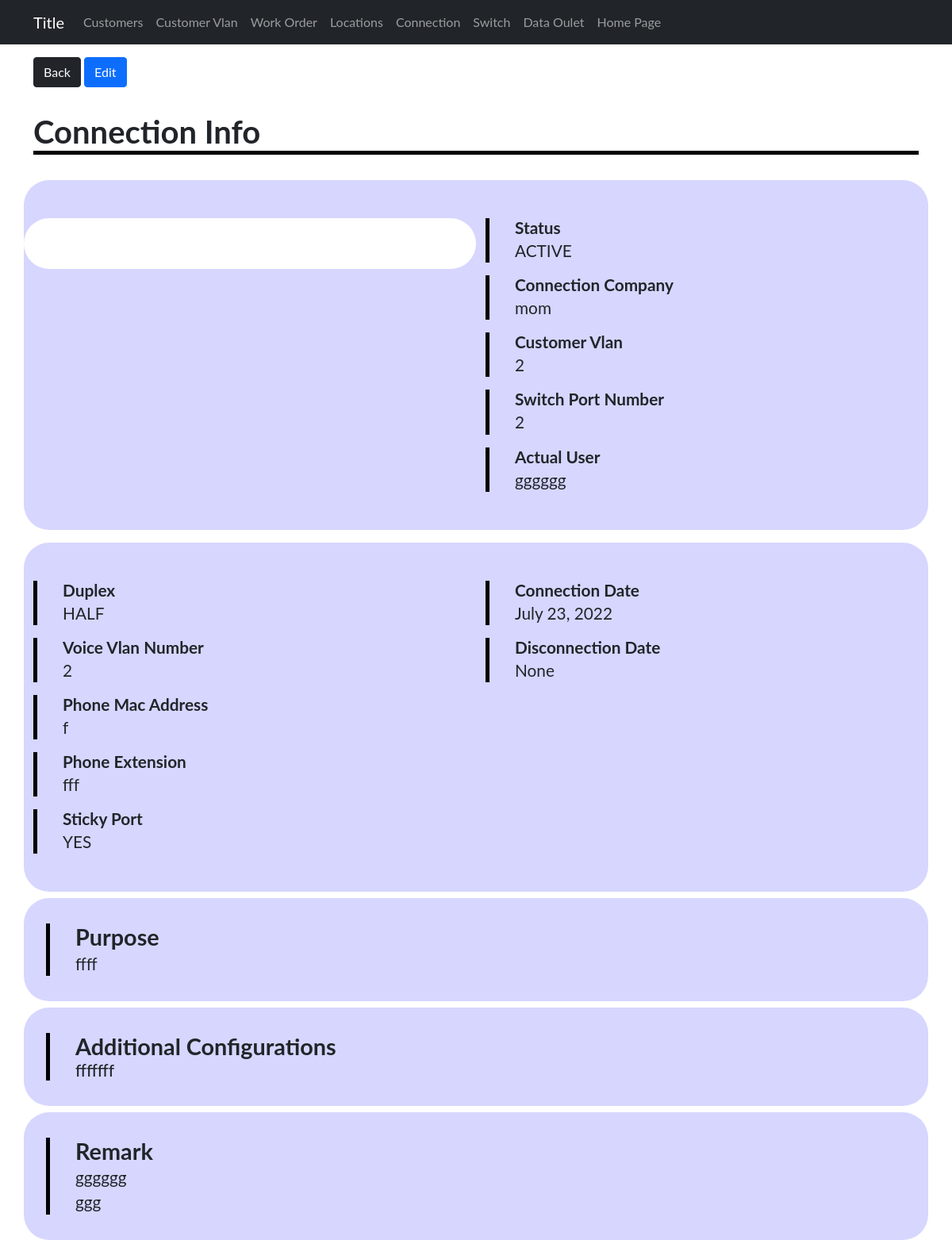
The app's page /devices/connection/1 with its own data.
### sitadevices/models.py (models this page shows, shortened)
class Connections(models.Model):
    company = models.ForeignKey(Customer, on_delete=models.CASCADE)
    customerVlan = models.ForeignKey(CustomerVlan, on_delete=models.CASCADE)
    data_outlet = models.ForeignKey(DataOutlet, on_delete=models.CASCADE,null=True, blank=True)
    switch_port_number = models.IntegerField(default=0)
    duplex = models.CharField(choices=duplex, max_length=200)
    voice_vlan_number = models.IntegerField(default=0)
    phone_mac_address = models.CharField(max_length=200)
    phone_extension = models.CharField(max_length=200)
    purpose = models.TextField()
    sticky_port = models.CharField(choices=yesno, max_length=200)
    additional_configuration = models.TextField()
    remark = models.TextField()
    actual_user = models.CharField(max_length=200)
    status = models.CharField(choices= status, max_length=200)
    connection_date = models.DateField(default=timezone.now)
    disconnection_date = models.DateField(default=timezone.now,null=True, blank=True)

class Customer(models.Model):
    company_name = models.CharField(max_length=255)
    contact_person = models.CharField(max_length=255)
    email = models.EmailField()
    phone = models.IntegerField()
    active = models.CharField(choices=yesno, max_length=200)
    submitted_date_time = models.DateTimeField(default=timezone.now)
    def __str__(self):
        return self.company_name

class CustomerVlan(models.Model):
    customor = models.ForeignKey(Customer, on_delete=models.CASCADE)
    vlan_number = models.IntegerField()
    usage = models.CharField(choices=usages, max_length=200)
    config_date = models.DateTimeField()
    vlan_description = models.TextField()
    ip_config = models.CharField(choices=ip, max_length=200)
    dhcp_ip_range = models.CharField(max_length=50)
    lan_ip_range = models.CharField(max_length=50)
    lan_subnet_mask = models.CharField(max_length=50)
    wan_public_ip = models.CharField(max_length=50)
    wan_subnet_mask = models.CharField(max_length=50)
    bandwidth = models.IntegerField()
    additional_config = models.TextField()
    remark = models.TextField()
    disconnection_date = models.DateField(null=True, blank=True)
    submitted_date_time = models.DateTimeField(default=timezone.now)
    def __str__(self):
        return str(self.vlan_number)

### sitadevices/views.py (the view)
# urls.py: path('connection/<int:connection_id>', ConnectionInd, name='connectionind'),
def ConnectionInd(request, connection_id):
    connection = Connections.objects.filter(id = connection_id)
    dic = {
        'connection': connection,
    }
    return render(request, 'admin/connection/indconnection.html', {'dic': dic})

### sitadevices/templates/admin/connection/indconnection.html (shortened to what this page needs)
{% extends 'admin/base1.html' %}
{% block content %}
{% for connection in dic.connection %}
<div class="container">
    <a href="{%url 'device:connectionlist' %}"><button type="button" class="btn btn-dark mt-3">Back</button></a>
    <a href="{%url 'device:connectionupd' connection.id%}"><button type="button" class="btn btn-primary mt-3">Edit</button></a>
    <h1 class="title top">Connection Info</h1>
    <div class="line-top"></div>
    <div class="row">
        <div class="col-md-6">
            <div class="row i">
            </div>
        </div>
        <div class="col-md-6">
            <div class="text-area">
                <div class="line"></div>
                <div class="space-between">
                    <h3 class="title">Status</h3>
                    <p class="text">{{connection.status}}</p>
                </div>
            </div>
            <div class="text-area">
                <div class="line"></div>
                <div class="space-between">
                    <h3 class="title">Connection Company</h3>
                    <p class="text">{{connection.company}}</p>
                </div>
            </div>
            <div class="text-area">
                <div class="line"></div>
                <div class="space-between">
                    <h3 class="title">Customer Vlan</h3>
                    <p class="text">{{connection.customerVlan}}</p>
                </div>
            </div>
            <div class="text-area">
                <div class="line"></div>
                <div class="space-between">
                    <h3 class="title">Switch Port Number</h3>
                    <p class="text">{{connection.switch_port_number}}</p>
                </div>
            </div>
            <div class="text-area">
                <div class="line"></div>
                <div class="space-between">
                    <h3 class="title">Actual User</h3>
                    <p class="text">{{connection.actual_user}}</p>
                </div>
            </div>
        </div>
    </div>
    <div class="row">
        <div class="col-sm-6">
            <div class="text-area">
                <div class="line"></div>
                <div class="space-between">
                    <h3 class="title">Duplex</h3>
                    <p class="text">{{connection.duplex}}</p>
                </div>
            </div>
            <div class="text-area">
                <div class="line"></div>
                <div class="space-between">
                    <h3 class="title">Voice Vlan Number</h3>
                    <p class="text">{{connection.voice_vlan_number}}</p>
                </div>
            </div>
            <div class="text-area">
                <div class="line"></div>
                <div class="space-between">
                    <h3 class="title">Phone Mac Address</h3>
                    <p class="text">{{connection.phone_mac_address}}</p>
                </div>
            </div>
            <div class="text-area">
                <div class="line"></div>
                <div class="space-between">
                    <h3 class="title">Phone Extension</h3>
                    <p class="text">{{connection.phone_extension}}</p>
                </div>
            </div>
            <div class="text-area">
                <div class="line"></div>
                <div class="space-between">
                    <h3 class="title">Sticky Port</h3>
                    <p class="text">{{connection.sticky_port}}</p>
                </div>
            </div>
        </div>
        <div class="col-sm-6">
            <div class="text-area">
                <div class="line"></div>
                <div class="space-between">
                    <h3 class="title">Connection Date</h3>
                    <p class="text">{{connection.connection_date}}</p>
                </div>
            </div>
            <div class="text-area">
                <div class="line"></div>
                <div class="space-between">
                    <h3 class="title">Disconnection Date</h3>
                    <p class="text">{{connection.disconnection_date}}</p>
                </div>
            </div>
        </div>
    </div>
    <div class="row textfield">
        <div class="col-sm-12">
            <div class="text-area ">
                <div class="line"></div>
                <div class="space-between">
                    <h3 class="text-long-title">Purpose</h3>
                    <p class="textarea text">{{connection.purpose}}</p>
                </div>
            </div>
        </div>
    </div>
    <div class="row textfield">
        <div class="col-sm-12">
            <div class="text-area ">
                <div class="line"></div>
                <div class="space-between">
                    <h3 class="text-long-title">Additional Configurations<h3>
                    <p class="textarea text">{{connection.additional_configuration}}</p>
                </div>
            </div>
        </div>
    </div>
    <div class="row textfield">
        <div class="col-sm-12">
            <div class="text-area ">
                <div class="line"></div>
                <div class="space-between">
                    <h3 class="text-long-title">Remark</h3>
                    <p class="textarea text">{{connection.remark}}</p>
                </div>
            </div>
        </div>
    </div>
</div>
{% endfor %}
{% endblock  %}

### static/Css/devices/styles.css (style rules this page uses)
h1,h2,h3,h4,p,a { margin:0; padding:0; }
a { text-decoration: none; color: black; }
.line-top { height: 5px; width:100%; background-color: black; margin-bottom: 2rem; }
.row { background-color:rgb(214, 214, 255); padding: 2rem 0; margin-top:1rem; border-radius: 2rem; }
.i { background-color: rgb(255, 255, 255); }
.text-area { margin:1rem 0; display: flex; }
.textfield { margin-top:0.5rem; padding:1rem; }
.title { font-weight: bold; font-size: 1.3rem; }
.top { margin-top: 2rem; font-size: 2.5rem; }
.text { font-size: 1.3rem; }
.textarea { width:70%; overflow-wrap: break-word; }
.line { width:5px; background-color: rgb(0, 0, 0); }
.space-between { margin-left:2rem }
.text-long-title { font-size:1.8rem; font-weight: bold; }

### sitadevices/templates/admin/base1.html (style rules this page uses)
body { font-family: "Lato", sans-serif; }

### records on screen
Connections: status "ACTIVE", company "mom", customerVlan "2", switch_port_number "2", actual_user "gggggg", duplex "HALF", voice_vlan_number "2", phone_mac_address "f", phone_extension "fff", sticky_port "YES", connection_date "July 23, 2022", disconnection_date "None", purpose "ffff", additional_configuration "fffffff", remark "ggggggggg"
